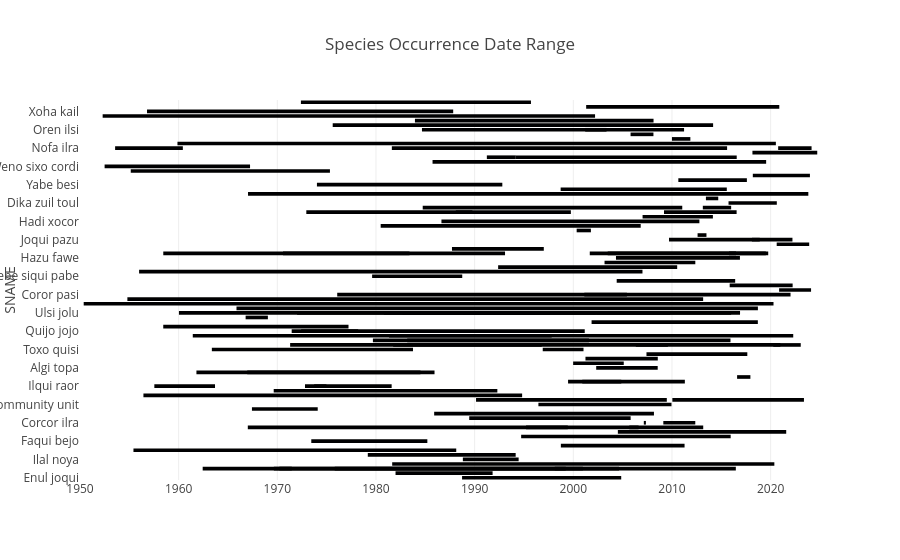

Source (notebook cell):
### Code cell
# Plot the date range of CNDBB species occurrences.
species_date_range_plot = plot_cnddb_species_date_range(cnddb_species)
